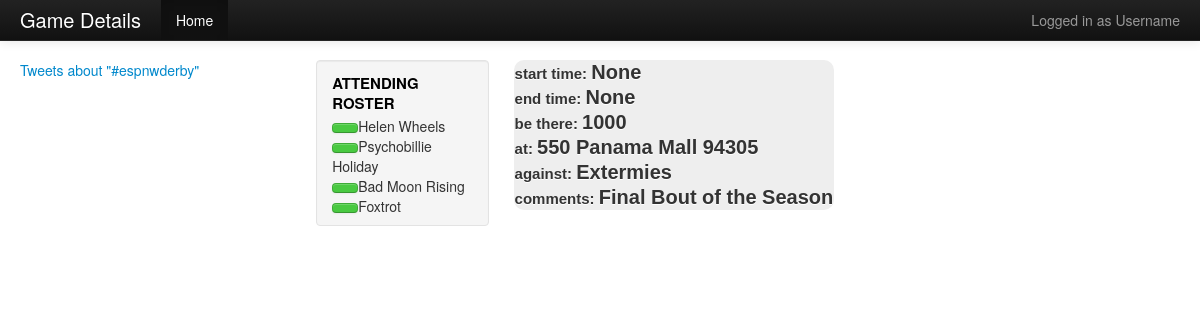
/event, run on an earlier commit of the app's database.
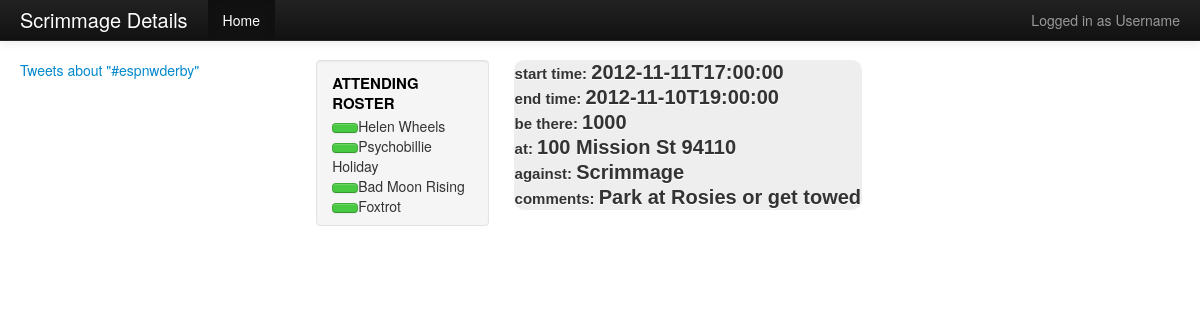
And on a later commit of the database.
### model.py (models this page shows, shortened)
class EventDetails(Base):
	__tablename__ = "eventdetails"
	id = Column(Integer, primary_key = True)
	event_type = Column(String(20), nullable=True)
	event_subject = Column(String(50), nullable=True)
	time_arrive = Column(String(15), nullable=True)
	time_start = Column(String(15), nullable=True)
	geolat = Column(String(20), nullable=True)
	geolong = Column(String(20), nullable=True)
	event_address = Column(String(70), nullable=True)
	zipcode = Column(String(5), nullable=True)
	opposing_team = Column(String(10), nullable=True)
	uniform_color = Column(String(15), nullable=True)
	comments = Column(String(130), nullable=True)

class Player(Base):
    __tablename__ = "players"
    id = Column(Integer, primary_key = True)
    derby_name = Column(String(64), nullable=True)
    email = Column(String(64), nullable=True)
    password = Column(String(64), nullable=True)
    firstname = Column(String(20), nullable=True)
    lastname = Column(String(20), nullable=True)
    mobile = Column(String(11), nullable=True)
    twitter = Column(String(20), nullable=True)
    facebook = Column(String(20), nullable=True)
    role = Column(String(20), nullable=True)
    picture = Column(String(200), nullable=True)
    committee = Column(String(20), nullable=True)

### main.py (the view)
@app.route("/event", methods = ['GET'])
def show_event():
	player_list = db_session.query(Player).all()
	event_list =db_session.query(EventDetails).all()
	event = event_list.pop()
	return render_template("details.html", event=event, players = player_list)

### main.py (called while the page is built)
@app.teardown_request
def shutdown_session(exception = None):
	db_session.remove()

### templates/details.html (shortened to what this page needs)
<html lang = "en">
	<head>
		<link href = "static\bootstrap.css" rel = "stylesheet">
	</head>
	<body>
   <div class="navbar navbar-inverse navbar-fixed-top">
      <div class="navbar-inner">
        <div class="container-fluid">
          <a class="brand">{{event.event_type}} Details</a>
          <div class="nav-collapse collapse">
            <p class="navbar-text pull-right">
              Logged in as <a href="#" class="navbar-link">Username</a>
            </p>
            <ul class="nav">
              <li class="active"><a href="{{url_for('show_calendar')}}">Home</a></li>
            </ul>
          </div>
        </div>
      </div>
    </div>
	 <div class="container-fluid">
      <div class="row-fluid">
			<div class ="span3">
				<a class="twitter-timeline" href="https://twitter.com/search?q=%23espnwderby"
				data-widget-id="267340562263326720">Tweets about "#espnwderby"</a>
		  </div>
        <div class="span2">
          <div class="well sidebar-nav">
            <ul class="nav nav-list">
              <li class="nav-header">Attending Roster</li>
					{% for player in players %}
              <li><button id= {{player.derby_name}} att=true class="btn" onclick = "clicked({{player.derby_name}})"></button>{{player.derby_name}}</li>
					{% endfor %}
            </ul>
          </div>
        </div>
    	<div class="span5">
      			<table id=details>
						<tr><td = time id=detail>start time: <span id=info>{{event.geolat}} </span></td></tr>
						<tr><td = arrival id=detail>end time: <span id=info>{{event.geolong}} </span></td></tr>
						<tr><td = arrival id=detail>be there: <span id=info>{{event.time_arrive}} </span></td></tr>
						<tr><td = loc id=detail>at:  <span id=info>{{event.event_address}} {{event.zipcode}}</span></td></tr>
						<tr><td = vs id=detail>against: <span id=info>{{event.opposing_team}} </span></td></tr>
						<tr><td = comments id=detail>comments: <span id=info>{{event.comments}} </span></td></tr>
					</table>
   		 </div>
		</div>
	</div>
	</body>
</html>

### templates/details.html (style rules this page uses)
body { padding-top: 60px; padding-bottom: 40px; }
.sidebar-nav { padding: 9px 0; }
.nav-header { font-size:15px; color: #000000; }
.btn { background: #49c941; width:2px; height:1px; }
#details { padding: 60px; background-color: #eeeeee; -webkit-border-radius: 10px; -moz-border-radius: 10px; border-radius: 10px; }
#detail { font-size: 15px; font-family:"Arial"; font-weight: bold; text-shadow: 0 1px 0 #ffffff; }
#info { font-size: 20px; font-family:"Arial"; }

What changed in the data, as far as the page shows it:
removed EventDetails: event_type "Game", geolat "None", geolong "None", time_arrive "1000", event_address "550 Panama Mall", zipcode "94305", opposing_team "Extermies", comments "Final Bout of the Season"
added EventDetails: event_type "Scrimmage", geolat "2012-11-11T17:00:00", geolong "2012-11-10T19:00:00", time_arrive "1000", event_address "100 Mission St", zipcode "94110", opposing_team "Scrimmage", comments "Park at Rosies or get towed"
